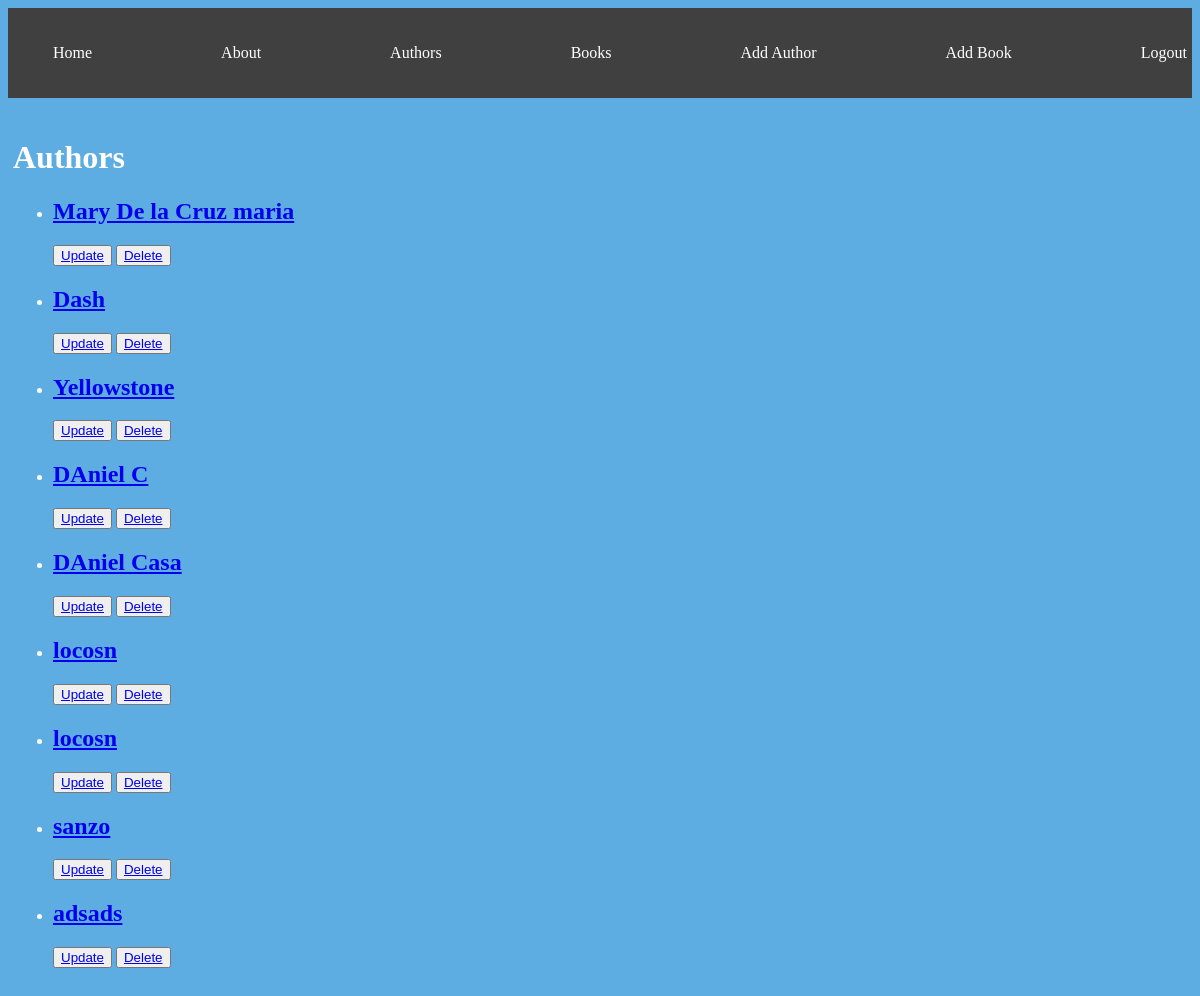
/author/ (signed in), run on the app's committed database.
### gallery/models.py (models this page shows, shortened)
class Author(models.Model):
    name = models.CharField(max_length=200)
    user = models.ForeignKey(User, on_delete=models.CASCADE)

### gallery/views.py (the view)
# urls.py: path('author/', views.author, name='author'),
@login_required
def author(request):
    author = Author.objects.filter(user=request.user)
    return render(request, 'author.html', {
        'author': author
    })

### gallery/templates/author.html
{% extends 'base.html' %}
{% block content %}
<h1>Authors</h1>
{% for i in author %}
<ul>
    <li><h2>
        <a href="{% url 'books_of_author' i.id %}">{{i.name}}</a>
    </h2></li>
    <button>
        <a href="{% url 'update_author' i.id %}">Update</a>
    </button>
    <button>
        <a href="{% url 'delete_author' i.id %}">Delete</a>
    </button>
</ul>
{% endfor %}
{% endblock %}

### gallery/templates/base.html (shortened to what this page needs)
{% load static %}
<!DOCTYPE html>
<html lang="en">
<head>
    <link rel="stylesheet" href="{% static 'styles/main.css' %}">
</head>
<body>
    <nav class="navbar container">
        <ul>
            <li><a href="{% url 'index' %}">Home</a></li>
            <li><a href="{% url 'about' %}">About</a></li>
            {% if user.is_authenticated %}
            <li><a href="{% url 'author' %}">Authors</a></li>
            <li><a href="{% url 'book' %}">Books</a></li>
            <li><a href="{% url 'add_author' %}">Add Author</a></li>
            <li><a href="{% url 'add_book' %}">Add Book</a></li>
            <li><a href="{% url 'logout' %}">Logout</a></li>
            {% else %}
            <li><a href="{% url 'login' %}">Login</a></li>
            <li><a href="{% url 'signup' %}">Sign up</a></li>
            {% endif %}
        </ul>
    </nav>
    <main class="container">
        {% block content %}
        {% endblock %}
    </main>
</body>
</html>

### gallery/static/styles/main.css (style rules this page uses)
body { background: #5DADE2; color: white; }
.navbar { background: #404040; padding: 5px 0px; }
.navbar ul { display: flex; justify-content: space-between; }
.navbar ul li a { color: white; text-decoration: none; }
.navbar ul li { list-style: none; }
.container { max-width: 1200px; margin: auto; padding: 20px 5px; }

### data on the page
Author: name "Mary De la Cruz maria"
Author: name "Dash"
Author: name "Yellowstone"
Author: name "DAniel C"
Author: name "DAniel Casa"
Author: name "locosn"
Author: name "locosn"
Author: name "sanzo"
Author: name "adsads"
